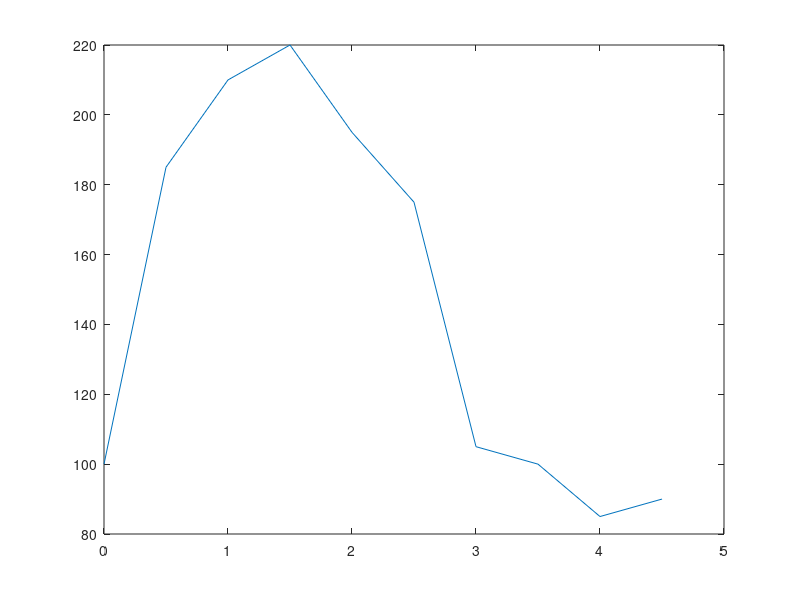

This chart was generated by the following MATLAB code: (Note: this script raises an error after producing the figure.)
%% Generalised Smooth of Insulin data
clear;
clc;

%% Load the Data
x = (0:.5:4.5)';
%normal
%y  = [70,150,165,145,90,75,65,75,80,75]';
%diabetic
y  = [100,185,210,220,195,175,105,100,85,90]';

n=length(y);

plot(x,y)

%% Set up the basis with a knot at every point

knots    = x;
norder   = 4;
nbasis   = n + (norder - 2);

rng      = [x(1),x(end)];
basisobj = create_bspline_basis(rng, nbasis, norder, knots);
B        = eval_basis(x, basisobj);

%% Indicate the derivatives to be estimated
% [D0,D1]
Lcoef        = [1,1]';

%% Generalised Smoothoing
argvals=x;  Term=Lcoef;
tic;
[ beta_opt, C_opt, y_hat, var_beta, pars] = Gen_Pen_Non(argvals, y, basisobj, Term);
toc

%Optimal beta
display('Estimated Parameters of the ODE:');
display(beta_opt);

%Variance of beta
display('Estimated Variance of the Parameters of the ODE:');
display((var_beta));

display('Estimated Standard Deviation of the Parameters of the ODE:');
display(sqrt(var_beta));

%Optimal lambda
display('Estimated complexity Parameter, Sum of Squared Errors and Degrees of Freedom');
display(pars);

%Plot
figure();
plot(x,y,'*k')
hold on;
plot(x,y_hat,'-k')